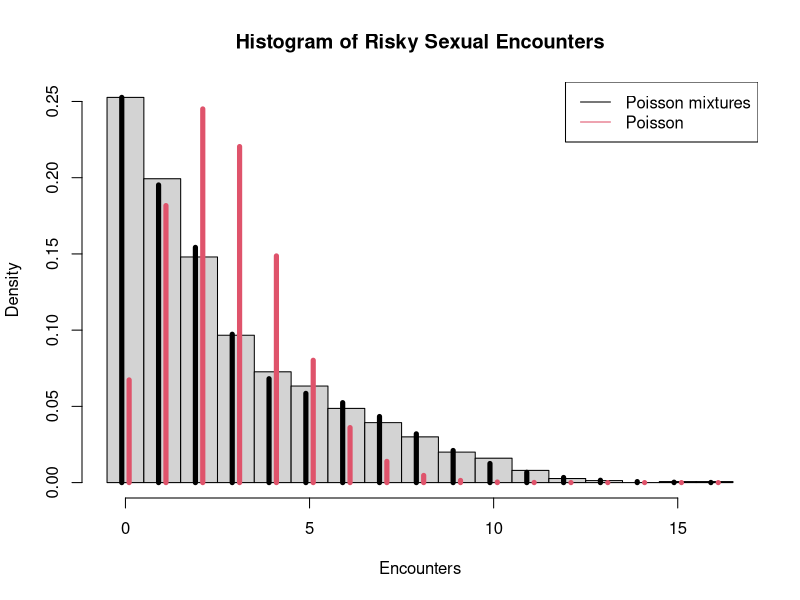

Write the R code that produced this figure.
## ---- chunk 1
knitr::opts_chunk$set(echo = TRUE)
## ---- chunk 2
set.seed(475)
#initialize variables
data = data.frame(enc=0:16,
               freq=c(379,299,222,145,109,95,73,59,45,30,24,12,4,2,0,1,1))
N = sum(data$freq)
y = rep(data$enc,data$freq)
alpha = 0.5
beta = 0.8
mu = 2
lambda = 15
param = c(alpha,beta,mu,lambda)
tol = 1e-10
tol.cur = 100
time = 0
i = 0:16

#EM Algorithm
while(tol.cur > tol){
  pi = (beta*exp(-mu)*mu^i) + ((1-alpha-beta)*exp(-lambda)*lambda^i)
  pi[1] = pi[1] + alpha
  z.stat = alpha/(pi[1])
  t.stat = (beta*(mu^i)*exp(-mu))/pi
  p.stat = ((1-alpha-beta)*exp(-lambda)*lambda^i)/pi
  alpha = (data$freq[1]*z.stat)/N
  beta = sum(data$freq*t.stat)/N
  mu = sum(i*data$freq*t.stat)/sum(data$freq*t.stat)
  lambda = sum(i*data$freq*p.stat)/sum(data$freq*p.stat)
  new.param = c(alpha,beta,mu,lambda)
  tol.cur = sum(abs(new.param-param))
  param = new.param
  time = time + 1
}
param

hist(rep(data$enc,data$freq),breaks=-0.5+c(0:17),freq=F,main = "Histogram of Risky Sexual Encounters",xlab = "Encounters")
#hist(y,freq=F)
z = 0:16
prob = (beta*exp(-mu)*mu^z + (1-alpha-beta)*exp(-lambda)*lambda^z)/(factorial(z))
prob[1] = prob[1]+alpha
for(i in 1:length(z)){
  lines(c(z[i]-0.1,z[i]-0.1),c(0,prob[i]),lwd=5,col=1)
}

pois.hat = mean(y)

for(i in 1:length(z)){
  lines(c(z[i]+0.1,z[i]+0.1),c(0,dpois(z[i],pois.hat)),lwd=5,col=2)
}

legend("topright",c("Poisson mixtures","Poisson"),lty=1,col=1:2)

#standard error
#Use log likelihood at theta.hat values (i.e. new parameter values)

#pairwise correlation
cor(x = param, y = param, use = "pairwise.complete.obs")
## ---- chunk 3
set.seed(575)
#initialize variables
data = data.frame(enc=0:16,
               freq=c(379,299,222,145,109,95,73,59,45,30,24,12,4,2,0,1,1))
N = sum(data$freq)
y = rep(data$enc,data$freq)
reject <- 0
alpha = rep(0,N)
beta = rep(0,N)
mu = rep(0,N)
lambda = rep(0,N)

#FUNCTIONS and algorithm components
alpha.prior <- function(alpha){return(alpha)}
beta.prior <- function(beta){return(beta)}
mu.prior <- function(mu){return(mu)}
lambda.prior <- function(lambda){return(lambda)}
likelihood <- function(alpha,beta,mu,lambda,x){
  for(i in 1:length(x$enc)){
    l <- 0
    if(x$enc[i] == 0){
      l = l + x$freq[i]*(alpha + (beta*exp(-mu)*mu^i) + ((1-alpha-beta)*exp(-lambda)*lambda^i))
    }
    else{
      l = l + x$freq[i]*((beta*exp(-mu)*mu^i) + ((1-alpha-beta)*exp(-lambda)*lambda^i))/factorial(i)
    }
  }
  return(l)
}
log.likelihood <- function(alpha,beta,mu,lambda,x){
  for(i in 1:length(x$enc)){
    l <- 0
    if(x$enc[i] == 0){
      l = l + x$freq[i]*log(alpha + (beta*exp(-mu)*mu^i) + ((1-alpha-beta)*exp(-lambda)*lambda^i))
    }
    else{
      l = l + x$freq[i]*log((beta*exp(-mu)*mu^i) + ((1-alpha-beta)*exp(-lambda)*lambda^i)) - log(factorial(i))
    }
  }
  return(l)
}

alpha[1] <- 0.8 #initial alpha value
beta[1] <- 0.7 #initial alpha value
mu[1] <- 2 #initial alpha value
lambda[1] <- 10 #initial alpha value
sigma <- 2

for(i in 2:N){
  U <- runif(N,0,1)
  alpha.previous <- alpha[i-1]
  beta.previous <- beta[i-1]
  mu.previous <- mu[i-1]
  lambda.previous <- lambda[i-1]
  alpha.prime <- rnorm(1,alpha.previous,sigma)
  beta.prime <- rnorm(1,beta.previous,sigma)
  mu.prime <- rnorm(1,mu.previous,sigma)
  lambda.prime <- rnorm(1,lambda.previous,sigma)
  
  num <- likelihood(alpha.prime,beta.prime,mu.prime,lambda.prime,data)
  dem <- likelihood(alpha.previous,beta.previous,mu.previous,lambda.previous,data)
  
  if(U[i] < num/dem){
    alpha[i] <- alpha.prime
    beta[i] <- beta.prime
    mu[i] <- mu.prime
    lambda[i] <- lambda.prime
  }
  else{
    alpha[i] <- alpha.previous
    beta[i] <- beta.previous
    mu[i] <- mu.previous
    lambda[i] <- lambda.previous
    reject = reject + 1
  }
}
print("Rejection Rate:")
100*(reject/N)

